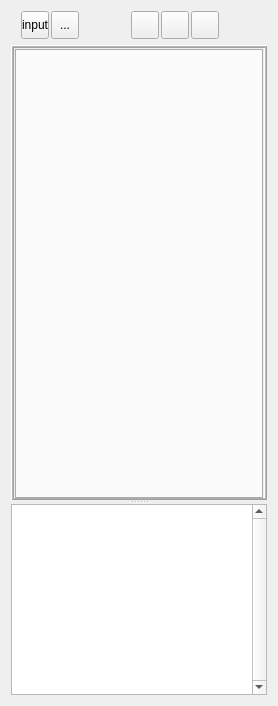
  <widget class="QWidget" name="centralwidget">
   <layout class="QGridLayout" name="gridLayout">
    <item row="0" column="0">
     <widget class="QFrame" name="frame">
      <property name="minimumSize">
       <size>
        <width>0</width>
        <height>28</height>
       </size>
      </property>
      <property name="maximumSize">
       <size>
        <width>16777215</width>
        <height>28</height>
       </size>
      </property>
      <property name="frameShape">
       <enum>QFrame::NoFrame</enum>
      </property>
      <property name="frameShadow">
       <enum>QFrame::Raised</enum>
      </property>
      <widget class="QToolButton" name="btnInput">
       <property name="geometry">
        <rect>
         <x>10</x>
         <y>0</y>
         <width>28</width>
         <height>28</height>
        </rect>
       </property>
       <property name="focusPolicy">
        <enum>Qt::WheelFocus</enum>
       </property>
       <property name="toolTip">
        <string>Left dock</string>
       </property>
       <property name="layoutDirection">
        <enum>Qt::LeftToRight</enum>
       </property>
       <property name="text">
        <string>input</string>
       </property>
       <property name="icon">
        <iconset resource="ResourceFiles/icons.qrc">
         <normaloff>:/newPrefix/images/input.png</normaloff>:/newPrefix/images/input.png</iconset>
       </property>
       <property name="iconSize">
        <size>
         <width>18</width>
         <height>18</height>
        </size>
       </property>
      </widget>
      <widget class="QToolButton" name="btnOutput">
       <property name="geometry">
        <rect>
         <x>40</x>
         <y>0</y>
         <width>28</width>
         <height>28</height>
        </rect>
       </property>
       <property name="focusPolicy">
        <enum>Qt::WheelFocus</enum>
       </property>
       <property name="toolTip">
        <string>Right dock</string>
       </property>
       <property name="text">
        <string>...</string>
       </property>
       <property name="icon">
        <iconset resource="ResourceFiles/icons.qrc">
         <normaloff>:/newPrefix/images/output.png</normaloff>:/newPrefix/images/output.png</iconset>
       </property>
       <property name="iconSize">
        <size>
         <width>18</width>
         <height>18</height>
        </size>
       </property>
      </widget>
      <widget class="QCheckBox" name="btn3D">
       <property name="geometry">
        <rect>
         <x>280</x>
         <y>0</y>
         <width>81</width>
         <height>28</height>
        </rect>
       </property>
       <property name="font">
        <font>
         <family>Arial</family>
         <pointsize>11</pointsize>
         <weight>75</weight>
         <italic>false</italic>
         <bold>true</bold>
         <underline>false</underline>
         <strikeout>false</strikeout>
        </font>
       </property>
       <property name="focusPolicy">
        <enum>Qt::WheelFocus</enum>
       </property>
       <property name="toolTip">
        <string>3D Model</string>
       </property>
       <property name="text">
        <string>Model</string>
       </property>
      </widget>
      <widget class="QCheckBox" name="chkBxBeam">
       <property name="geometry">
        <rect>
         <x>390</x>
         <y>0</y>
         <width>81</width>
         <height>29</height>
        </rect>
       </property>
       <property name="font">
        <font>
         <family>Arial</family>
         <pointsize>11</pointsize>
         <weight>75</weight>
         <italic>false</italic>
         <bold>true</bold>
        </font>
       </property>
       <property name="focusPolicy">
        <enum>Qt::WheelFocus</enum>
       </property>
       <property name="toolTip">
        <string>Beam only</string>
       </property>
       <property name="text">
        <string>Beam</string>
       </property>
      </widget>
      <widget class="QCheckBox" name="chkBxCol">
       <property name="geometry">
        <rect>
         <x>480</x>
         <y>0</y>
         <width>91</width>
         <height>29</height>
        </rect>
       </property>
       <property name="font">
        <font>
         <family>Arial</family>
         <pointsize>11</pointsize>
         <weight>75</weight>
         <italic>false</italic>
         <bold>true</bold>
        </font>
       </property>
       <property name="focusPolicy">
        <enum>Qt::WheelFocus</enum>
       </property>
       <property name="toolTip">
        <string>Column only</string>
       </property>
       <property name="text">
        <string>Column</string>
       </property>
      </widget>
      <widget class="QCheckBox" name="chkBxSeatAngle">
       <property name="geometry">
        <rect>
         <x>590</x>
         <y>0</y>
         <width>151</width>
         <height>29</height>
        </rect>
       </property>
       <property name="font">
        <font>
         <family>Arial</family>
         <pointsize>11</pointsize>
         <weight>75</weight>
         <italic>false</italic>
         <bold>true</bold>
        </font>
       </property>
       <property name="focusPolicy">
        <enum>Qt::WheelFocus</enum>
       </property>
       <property name="toolTip">
        <string>Seat Angle only</string>
       </property>
       <property name="text">
        <string>Seated Angle</string>
       </property>
      </widget>
      <widget class="QToolButton" name="btn_side">
       <property name="geometry">
        <rect>
         <x>180</x>
         <y>0</y>
         <width>28</width>
         <height>28</height>
        </rect>
       </property>
       <property name="font">
        <font>
         <pointsize>10</pointsize>
         <weight>75</weight>
         <bold>true</bold>
        </font>
       </property>
       <property name="focusPolicy">
        <enum>Qt::WheelFocus</enum>
       </property>
       <property name="acceptDrops">
        <bool>false</bool>
       </property>
       <property name="toolTip">
        <string>Side View</string>
       </property>
       <property name="text">
        <string/>
       </property>
       <property name="icon">
        <iconset resource="ResourceFiles/icons.qrc">
         <normaloff>:/newPrefix/images/Z-X.png</normaloff>:/newPrefix/images/Z-X.png</iconset>
       </property>
       <property name="iconSize">
        <size>
         <width>22</width>
         <height>22</height>
        </size>
       </property>
       <property name="checkable">
        <bool>true</bool>
       </property>
      </widget>
      <widget class="QToolButton" name="btn_top">
       <property name="geometry">
        <rect>
         <x>150</x>
         <y>0</y>
         <width>28</width>
         <height>28</height>
        </rect>
       </property>
       <property name="font">
        <font>
         <pointsize>10</pointsize>
         <weight>75</weight>
         <bold>true</bold>
        </font>
       </property>
       <property name="focusPolicy">
        <enum>Qt::WheelFocus</enum>
       </property>
       <property name="toolTip">
        <string>Top View</string>
       </property>
       <property name="text">
        <string/>
       </property>
       <property name="icon">
        <iconset resource="ResourceFiles/icons.qrc">
         <normaloff>:/newPrefix/images/X-Y.png</normaloff>:/newPrefix/images/X-Y.png</iconset>
       </property>
       <property name="iconSize">
        <size>
         <width>22</width>
         <height>23</height>
        </size>
       </property>
       <property name="checkable">
        <bool>true</bool>
       </property>
      </widget>
      <widget class="QToolButton" name="btn_front">
       <property name="geometry">
        <rect>
         <x>120</x>
         <y>0</y>
         <width>28</width>
         <height>28</height>
        </rect>
       </property>
       <property name="font">
        <font>
         <pointsize>10</pointsize>
         <weight>75</weight>
         <bold>true</bold>
        </font>
       </property>
       <property name="focusPolicy">
        <enum>Qt::WheelFocus</enum>
       </property>
       <property name="toolTip">
        <string>Front View</string>
       </property>
       <property name="text">
        <string/>
       </property>
       <property name="icon">
        <iconset resource="ResourceFiles/icons.qrc">
         <normaloff>:/newPrefix/images/Z-Y.png</normaloff>:/newPrefix/images/Z-Y.png</iconset>
       </property>
       <property name="iconSize">
        <size>
         <width>22</width>
         <height>22</height>
        </size>
       </property>
       <property name="checkable">
        <bool>true</bool>
       </property>
      </widget>
     </widget>
    </item>
    <item row="1" column="0">
     <widget class="QSplitter" name="splitter">
      <property name="orientation">
       <enum>Qt::Vertical</enum>
      </property>
      <widget class="QFrame" name="frame_2">
       <property name="minimumSize">
        <size>
         <width>0</width>
         <height>100</height>
        </size>
       </property>
       <property name="frameShape">
        <enum>QFrame::Box</enum>
       </property>
       <property name="frameShadow">
        <enum>QFrame::Raised</enum>
       </property>
       <property name="lineWidth">
        <number>1</number>
       </property>
       <property name="midLineWidth">
        <number>1</number>
       </property>
       <layout class="QVBoxLayout" name="verticalLayout">
        <property name="leftMargin">
         <number>1</number>
        </property>
        <property name="topMargin">
         <number>1</number>
        </property>
        <property name="rightMargin">
         <number>1</number>
        </property>
        <property name="bottomMargin">
         <number>1</number>
        </property>
        <item>
         <widget class="QTabWidget" name="mytabWidget">
          <property name="minimumSize">
           <size>
            <width>0</width>
            <height>450</height>
           </size>
          </property>
          <property name="font">
           <font>
            <pointsize>8</pointsize>
           </font>
          </property>
          <property name="focusPolicy">
           <enum>Qt::NoFocus</enum>
          </property>
          <property name="styleSheet">
           <string notr="true">QTabBar::tab { height: 75px; width: 1px;  }</string>
          </property>
          <property name="tabPosition">
           <enum>QTabWidget::West</enum>
          </property>
          <property name="currentIndex">
           <number>-1</number>
          </property>
         </widget>
        </item>
       </layout>
      </widget>
      <widget class="QTextEdit" name="textEdit">
       <property name="minimumSize">
        <size>
         <width>0</width>
         <height>125</height>
        </size>
       </property>
       <property name="maximumSize">
        <size>
         <width>16777215</width>
         <height>16777215</height>
        </size>
       </property>
       <property name="verticalScrollBarPolicy">
        <enum>Qt::ScrollBarAlwaysOn</enum>
       </property>
       <property name="readOnly">
        <bool>true</bool>
       </property>
       <property name="overwriteMode">
        <bool>true</bool>
       </property>
      </widget>
     </widget>
    </item>
   </layout>
  </widget>
